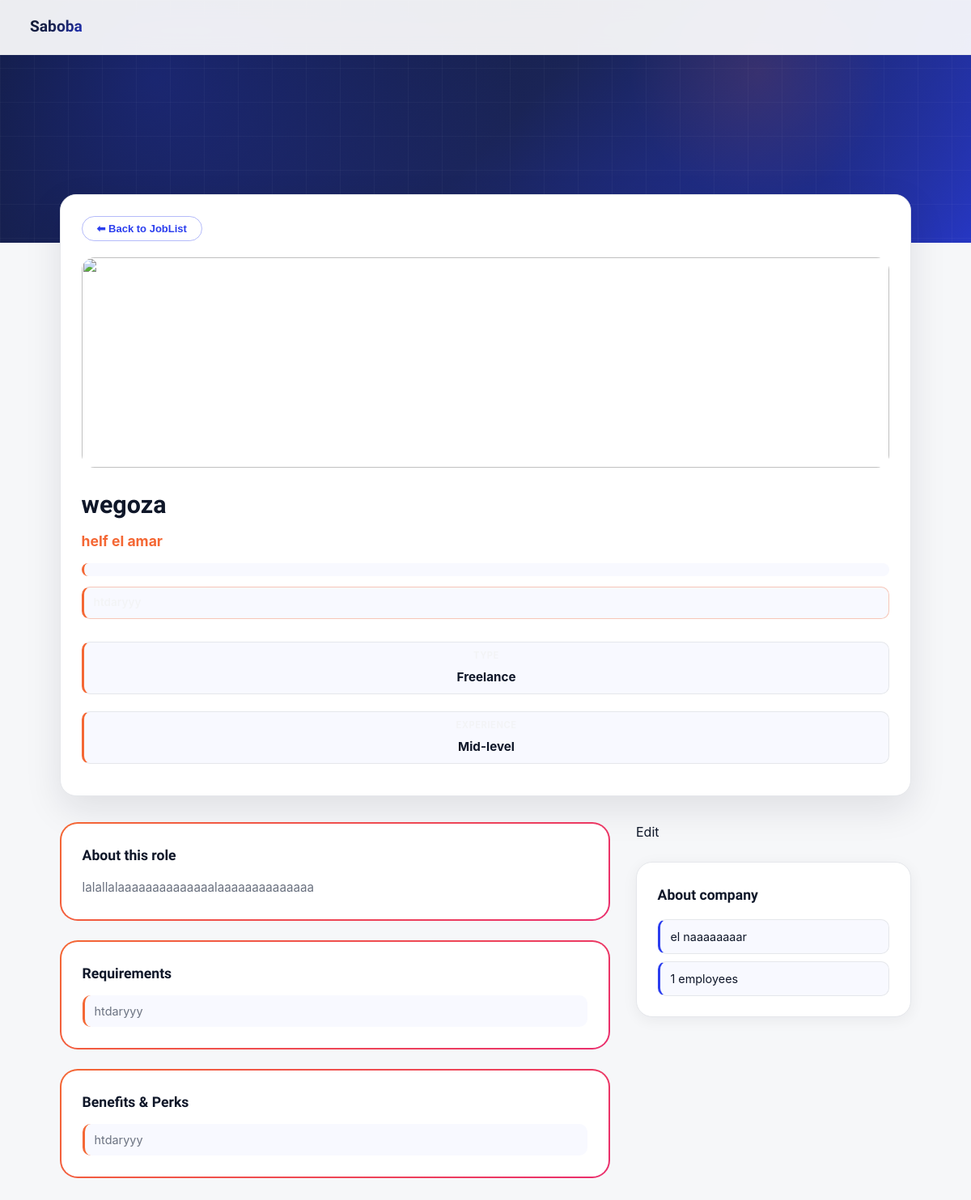
/jobs/admin-job/71/ (signed in), run on the app's committed database.
### jobs/models.py (models this page shows, shortened)
class Job(models.Model):
    cover = models.URLField()
    title = models.CharField(max_length=200)
    company = models.CharField(max_length=200)
    location = models.CharField(max_length=200)
    time = models.CharField(max_length=100)
    tags = models.JSONField()
    salary = models.CharField(max_length=100)
    type = models.CharField(max_length=100)
    exp = models.CharField(max_length=100)
    description = models.TextField()
    required = models.JSONField()
    benefit = models.JSONField()
    gallery = models.JSONField()
    companyLocation = models.CharField(max_length=200)
    employees = models.CharField(max_length=100)
    employer = models.ForeignKey(
    settings.AUTH_USER_MODEL,
    on_delete=models.CASCADE,
    null=True,
    blank=True
)

### jobs/views.py (the view)
# urls.py: path('admin-job/<int:id>/', views.adminDetails, name='adminDetails'),
@admin_required
def adminDetails(request, id):
    job = get_object_or_404(Job, id=id)
    return render(request, 'jobs/adminDetails.html', {'job': job})

### jobs/views.py (called while the page is built)
def admin_required(view_func):
    @wraps(view_func)
    def wrapper(request, *args, **kwargs):
        if not request.user.is_authenticated:
            return redirect('login')
        if request.user.role != 'admin':
            return redirect('search')
        return view_func(request, *args, **kwargs)
    return wrapper

### templates/Jobs/adminDetails.html (shortened to what this page needs)
{% load static %}
<!DOCTYPE html>
<html lang="en">
<head>
    <link rel="stylesheet" href="{% static 'css/jobdetails.css' %}">
    <link rel="stylesheet" href="{% static 'css/navbar.css' %}">
</head>
<body>
<header>
<nav class="nav">
    <a href="{% url 'home' %}" class="logo">
        <p class="slog">Saboba</p>
    </a>
</nav>
</header>
<div class="hero"></div>
<main>
<div class="card shadow">
    <button class="back">
        <a href="/jobs/joblist/">⬅ Back to JobList</a>
    </button>
    <img src="{{ job.cover }}" width="100%" height="300px">
    <div class="head">
        <h1>{{ job.title }}</h1>
    </div>
    <h3>{{ job.company }}</h3>
    <ul>
        <li>{{ job.created_at }}</li>
    </ul>
    <ul class="tags">
    {% for tag in job.tags %}
        <li>{{ tag }}</li>
    {% endfor %}
</ul>
    <ul class="info">
        <li>
    <h5>Type</h5>
    <span>{{ job.type }}</span>
</li>
<li>
    <h5>Experience</h5>
    <span>{{ job.exp }}</span>
</li>
    </ul>
</div>
<div class="grid">
    <div class="details">
        <div class="bord">
            <div class="shadow">
                <h2>About this role</h2>
                <p>{{ job.description }}</p>
            </div>
        </div>
        <div class="bord">
            <div class="shadow">
                <h2>Requirements</h2>
                <ul>
    {% for req in job.required %}
        <li>{{ req }}</li>
    {% endfor %}
</ul>
            </div>
        </div>
        <div class="bord">
            <div class="shadow">
                <h2>Benefits & Perks</h2>
               <ul>
    {% for b in job.benefit %}
        <li>{{ b }}</li>
    {% endfor %}
</ul>
            </div>
        </div>
    </div>
    <div class="Comp">
         <div class="action">
          <a class="edit-btn" href="{% url 'edit_job' job.id %}">Edit</a>
        </div>
        <div class="shadow">
            <h2>About company</h2>
            <ul>
                <li>{{ job.companyLocation }}</li>
                <li>{{ job.employees }} employees</li>
            </ul>
        </div>
    </div>
</div>
</main>
</body>
</html>

### static/css/jobdetails.css (style rules this page uses)
:root { --navy:#0F1729; --navy-mid:#1a2456; --blue:#2B3EEE; --orange:#F46734; --bg:#eceef5; --surface:#fff; --border:#dde2ef; --text:#0F1729; --muted:#8a96ab; --f-display:'Plus Jakarta Sans',sans-serif; --f-body:'DM Sans',sans-serif; }
* { margin: 0; padding: 0; box-sizing: border-box; }
body { font-family: var(--f-body); background: var(--bg); color: var(--text); }
a { text-decoration: none; color: inherit; }
ul { list-style: none; }
.hero { height: 300px; background: radial-gradient(circle at 16% 32%, rgba(43,62,238,.30), transparent 44%), radial-gradient(circle at 84% 70%, rgba(26,36,86,.48), transparent 50%), linear-gradient(135deg, #0F1729 0%, #1a2456 52%, #2B3EEE 100%); position: relative; overflow: hidden; }
.hero::before { content: ''; position: absolute; inset: 0; background-image: linear-gradient(rgba(255,255,255,.032) 1px, transparent 1px), linear-gradient(90deg, rgba(255,255,255,.032) 1px, transparent 1px); background-size: 42px 42px; pointer-events: none; }
.hero::after { content: ''; position: absolute; top: -90px; right: 7%; width: 360px; height: 360px; background: radial-gradient(circle, rgba(244,103,52,.12), transparent 62%); pointer-events: none; }
main { max-width: 1100px; margin: -60px auto 80px; padding: 0 1.5rem; position: relative; z-index: 2; }
.card { background: var(--surface); border-radius: 24px; padding: 1.8rem; box-shadow: 0 16px 45px rgba(15,23,41,.1); border: 1px solid var(--border); transition: .3s; }
.card img { width: 100%; height: 260px; object-fit: cover; border-radius: 16px; margin-bottom: 1.4rem; }
.back { display: inline-block; background: transparent; border: 1px solid rgba(43,62,238,0.35); color: #2B3EEE; padding: 7px 18px; border-radius: 999px; text-decoration: none; font-size: 13px; font-weight: 600; transition: 0.3s; margin-bottom: 20px; }
.head h1 { font-family: var(--f-display); font-size: 1.9rem; font-weight: 800; color: var(--navy); margin-bottom: .3rem; }
h3 { color: var(--orange); font-weight: 700; margin: .4rem 0 .8rem; font-size: 1.1rem; }
.card > ul > li { color: var(--muted); font-size: .85rem; margin-bottom: .8rem; }
.tags { display: flex; flex-wrap: wrap; gap: .5rem; margin-bottom: 1rem; }
.tags li { background: #fff3ee; color: var(--orange); padding: .35rem .8rem; border-radius: 8px; border: 1px solid rgba(244,103,52,.35); font-size: .8rem; font-weight: 600; transition: .2s; }
.info { display: grid; grid-template-columns: repeat(auto-fit, minmax(150px, 1fr)); gap: 1rem; margin-top: .8rem; }
.info li { background: #f8f9ff; border: 1px solid var(--border); padding: .8rem 1rem; border-radius: 14px; text-align: center; }
.info h5 { font-size: .7rem; color: var(--muted); text-transform: uppercase; letter-spacing: .5px; margin-bottom: .3rem; }
.info span { font-weight: 700; font-size: .95rem; color: var(--navy); }
.grid { display: grid; grid-template-columns: 2fr 1fr; gap: 2rem; margin-top: 2rem; align-items: start; }
.bord { background: linear-gradient(135deg, var(--orange), #EA2E6D); padding: 2px; border-radius: 22px; margin-bottom: 1.5rem; }
.shadow { background: var(--surface); padding: 1.6rem; border-radius: 20px; }
.shadow h2 { font-family: var(--f-display); font-size: 1.1rem; font-weight: 800; color: var(--navy); margin-bottom: .8rem; }
.shadow p { color: #6b7280; line-height: 1.7; font-size: .95rem; }
.shadow ul { display: flex; flex-direction: column; gap: .5rem; }
.shadow li { color: #6b7280; font-size: .9rem; padding: .5rem .75rem; background: #f8f9ff; border-radius: 10px; border-left: 3px solid var(--orange); }
.Comp { display: flex; flex-direction: column; gap: 1.5rem; }
.Comp .shadow { border: 1px solid var(--border); border-radius: 20px; box-shadow: 0 4px 18px rgba(15,23,41,.06); }
.Comp .shadow h2 { margin-bottom: 1rem; }
.Comp ul { flex-direction: column; gap: .6rem; }
.Comp li { background: #f8f9ff; border: 1px solid var(--border); border-left: 3px solid var(--blue); padding: .55rem .8rem; border-radius: 10px; font-size: .9rem; color: var(--navy); }

### data on the page
Job: title "wegoza", company "helf el amar", type "Freelance", exp "Mid-level", description "lalallalaaaaaaaaaaaaaalaaaaaaaaaaaaaa", companyLocation "el naaaaaaaar", employees "1"

### other printed values
{{ req }} "htdaryyy"
{{ b }} "htdaryyy"
